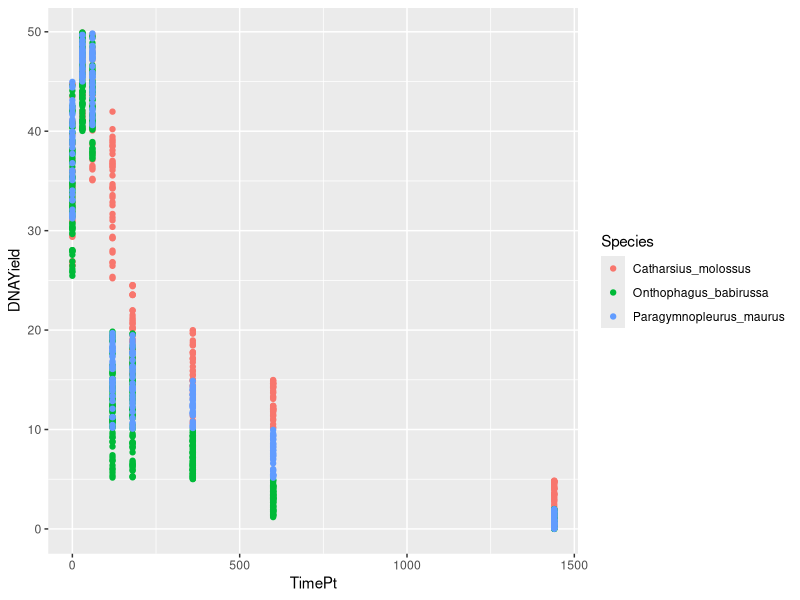

The R source for this figure:
######## still work in progress ########

# load libraries
library(ggplot2) ## for plotting
library(dplyr) ## for data manipulation

# read data
yield <- read.csv("data/DNA yield_cleaned.csv", header=T)
colnames(yield)[1] <-"SpecimenID" ## rename first column header
names(yield) ## check all column headers
str(yield) ## check data frame

# plot data
ggplot()+
  geom_point(data=yield, aes(x=TimePt, y=DNAYield, colour=Species))
